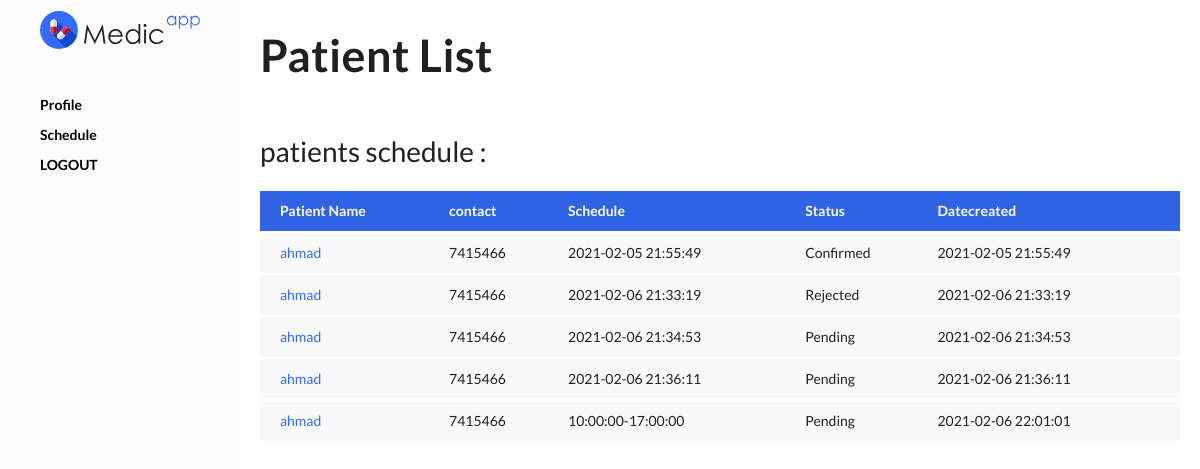
/doctor/sched.php (signed in), run on the app's committed database.
### tables this page shows
CREATE TABLE `users` (
  `id` int(30) NOT NULL,
  `name` varchar(200) NOT NULL,
  `address` text NOT NULL,
  `contact` text NOT NULL,
  `username` varchar(100) NOT NULL,
  `password` varchar(200) NOT NULL,
  `type` tinyint(1) NOT NULL DEFAULT 2 COMMENT '1=admin , 2 = doctor,3=patient'
);

CREATE TABLE `appointment_list` (
  `id` int(30) NOT NULL,
  `doctor_id` int(30) NOT NULL,
  `patient_id` int(30) NOT NULL,
  `schedule` varchar(255) NOT NULL,
  `status` tinyint(1) NOT NULL DEFAULT 0 COMMENT '0= for verification, 1=confirmed,2= reschedule,3=done',
  `date_created` datetime NOT NULL DEFAULT current_timestamp()
);

### include/DB_manage.php (called while the page is built, shortened)
<?php
class DB_Manage {
    public $db;
    function __construct() {
        require_once 'DB_Connect.php';
        $db = new Db_Connect();
         $this->db = $db->connect();
    }
		public function getsched(){
			$stmt1 = $this->db->prepare(" SELECT m.id,name,contact,schedule,status,date_created FROM users u INNER JOIN appointment_list m on u.id = m.patient_id  WHERE m.doctor_id =" .$_SESSION['id']);
				if ($stmt1->execute()) {
					$order1 = $stmt1->get_result()->fetch_all(MYSQLI_ASSOC);
					return $order1;
				}
					 else {return false;}
			}
}
?>

### include/DB_Connect.php (called while the page is built, shortened)
<?php
class DB_Connect {
    public function connect() {
        $this->conn = new mysqli(DB_HOST, DB_USER, DB_PASSWORD, DB_DATABASE);
        mysqli_set_charset( $this->conn,'utf8');
        return $this->conn;
    }
}
?>

### doctor/sched.php (the view, shortened to what this page needs)
<?php
require_once dirname(__FILE__, 2) . '/include/DB_Manage.php';
$mng = new DB_Manage();
    ?>
<!doctype html>
<html lang="en">
<head><base href="../">
    <link rel="stylesheet" href="assets/css/bootstrap/bootstrap.css">
    <link rel="stylesheet" href="assets/css/icofont.min.css">
    <link rel="stylesheet" href="assets/css/simple-line-icons.css">
    <link rel="stylesheet" href="assets/css/jquery.typeahead.css">
    <link rel="stylesheet" href="assets/css/datatables.min.css">
    <link rel="stylesheet" href="assets/css/bootstrap-select.min.css">
    <link rel="stylesheet" href="assets/css/Chart.min.css">
    <link rel="stylesheet" href="assets/css/morris.css">
    <link rel="stylesheet" href="assets/css/leaflet.css">
    <link rel="stylesheet" href="assets/css/style.css">
</head>
<body class="vertical-layout boxed">
    <div class="page-box">
        <div class="app-container">
<?php include("layout/side.php"); ?>
            <main class="main-content">
                <div class="main-content-wrap">
                    <header class="page-header">
                        <h1 class="page-title">Patient List</h1>
                    </header>
                    <div class="page-content">
                        <div class="card mb-0 mt-4">
                            <div class="card-header">patients schedule : </div>
                            <div class="card-body">
                                <div class="table-responsive">
                                    <table id="mytable" class="table table-hover">
                                        <thead>
                                            <tr class="bg-primary text-white">
                                                <th scope="col" >Patient Name</th>
                                                <th scope="col">contact</th>
                                                <th scope="col">Schedule</th>
                                                <th scope="col">Status</th>
                                                <th scope="col">Datecreated</th>
                                            </tr>
                                        </thead>
                                        <tbody>
<?php
$order1=$mng->getsched();
foreach($order1 as $row) {
    switch ($row['status']) {
        case 0:
            $status='Pending';
            break;
            case 1:
                $status='Confirmed';
                break;
                case 2:
                    $status='Rejected';
                    break;
    }
    echo"<tr class='tr'>";
    echo "<td id='".$row['id']."'><a href='javascript:void(0);'>".$row['name']."</a></td>";
    echo "<td  id='".$row['id']."'>".$row['contact']."</td>";
    echo "<td  id='".$row['id']."'>".$row['schedule']."</td>";
    echo "<td  id='".$row['id']."'>".$status."</td>";
    echo "<td  id='".$row['id']."'>".$row['date_created']."</td>";
    echo"</tr>";
    $status=0;
}
                                                ?>
                                        </tbody>
                                    </table>
                                </div>
                            </div>
                        </div>
                    </div>
                </div>
            </main>
        </div>
</body>
</html>

### data on the page
users: name "ahmad", contact "7415466", appointment_list.schedule "2021-02-05 21:55:49", appointment_list.status "Confirmed", appointment_list.date_created "2021-02-05 21:55:49", appointment_list.schedule "2021-02-06 21:33:19", appointment_list.status "Rejected", appointment_list.date_created "2021-02-06 21:33:19", appointment_list.schedule "2021-02-06 21:34:53", appointment_list.status "Pending", appointment_list.date_created "2021-02-06 21:34:53", appointment_list.schedule "2021-02-06 21:36:11", appointment_list.date_created "2021-02-06 21:36:11", appointment_list.schedule "10:00:00-17:00:00", appointment_list.date_created "2021-02-06 22:01:01"
